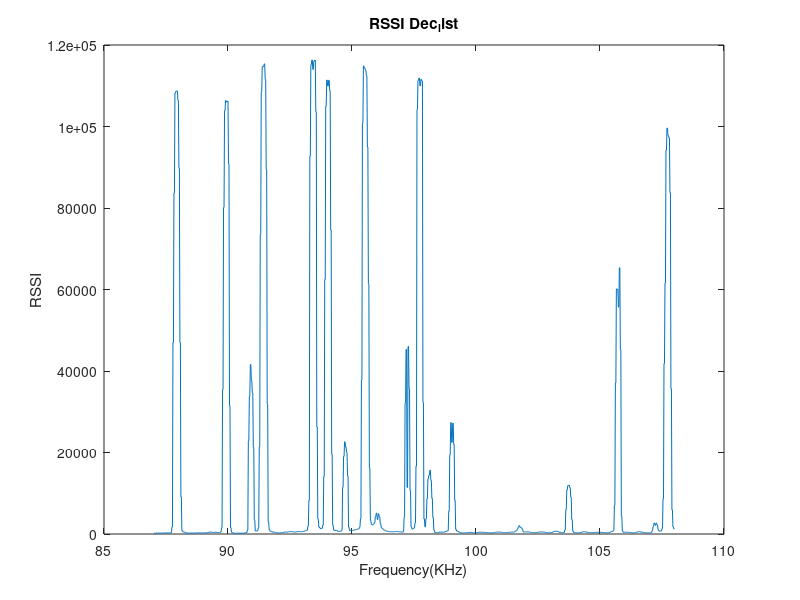
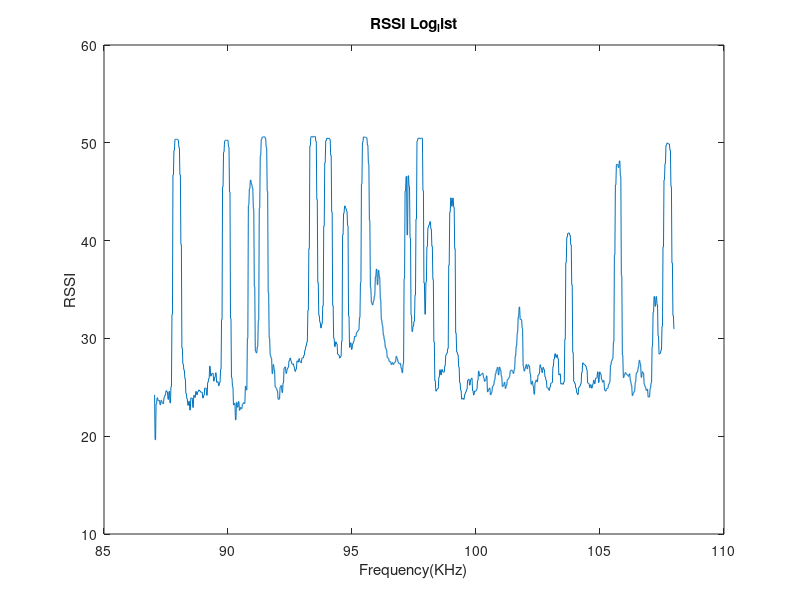

Reproduce these figures in MATLAB, in order.
load RSSI_Scan.mat;
figure(1);
plot(linspace(87.02,108,1050),Dec_list);
title('RSSI Dec_list')
xlabel('Frequency(KHz)')
ylabel('RSSI')
figure(2);
plot(linspace(87.02,108,1050),Log_list);
title('RSSI Log_list')
xlabel('Frequency(KHz)')
ylabel('RSSI')